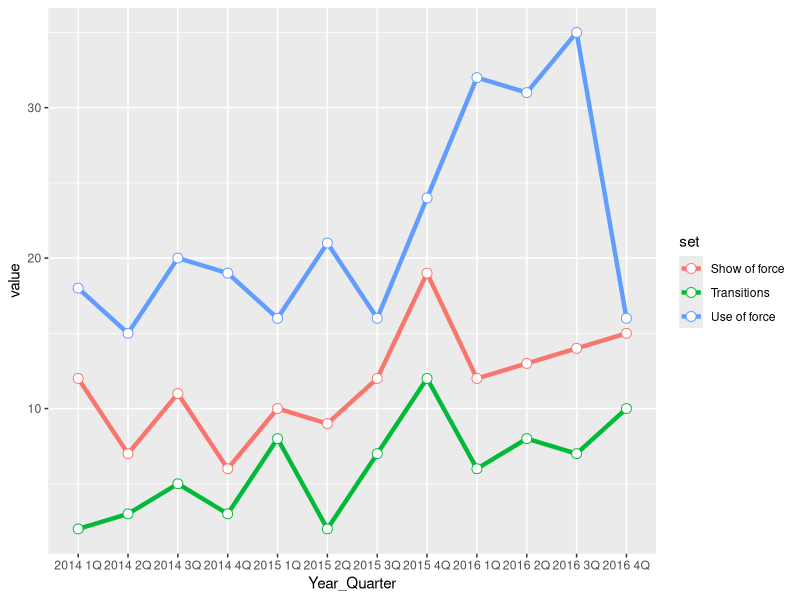
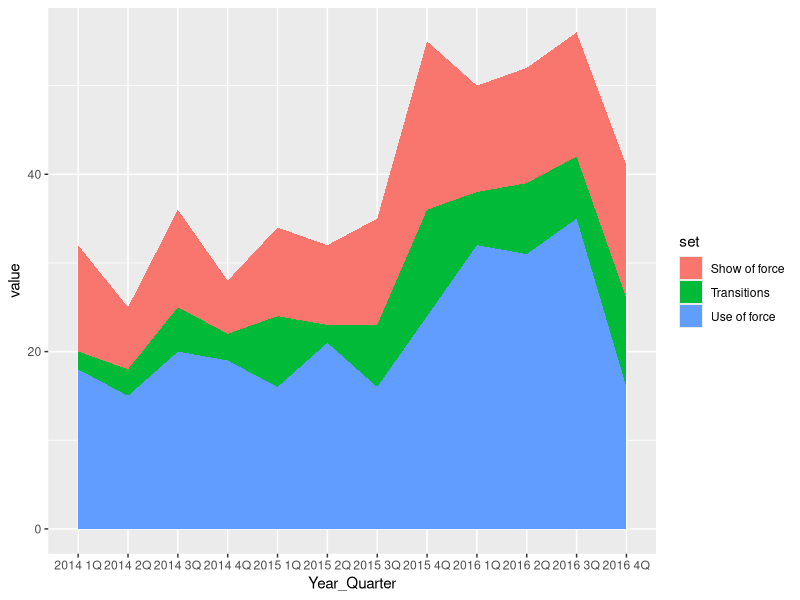
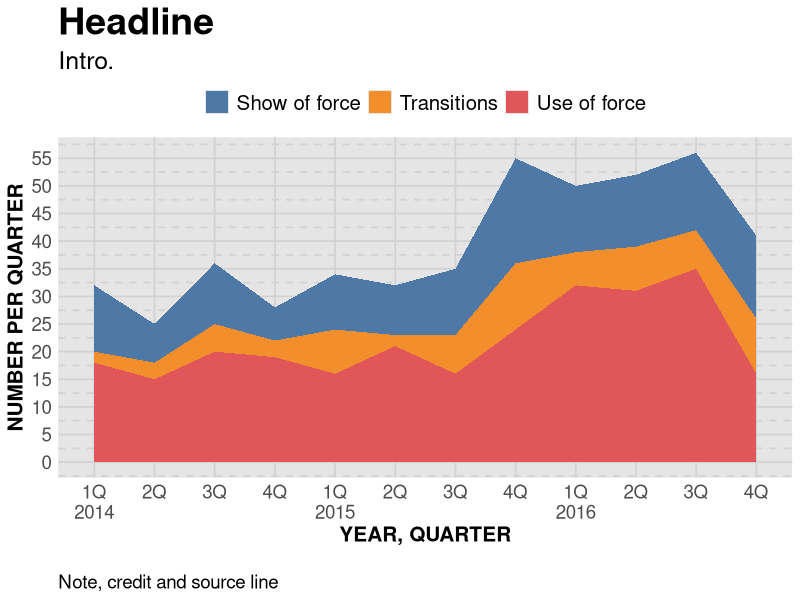

The R script that drew these images, in order:
## ---- chunk 1
knitr::opts_chunk$set(echo = TRUE)
## ---- chunk 2

# load the libraries 
library(readr)
library(ggplot2)
library(ggthemes)

# bring in the data we worked worked with
df <- read_csv("dfsubset.csv")

pLine <- ggplot(df) +
  aes(x = Year_Quarter, 
      y = value, 
      group = set, 
      color = set) +
  geom_line(stat="identity", 
            size = 1.5) + 
  geom_point(stat="identity", 
             size = 3,
             shape=21,
             fill="white")

pLine

## ---- chunk 3

pArea <- ggplot(df) +
  aes(x = Year_Quarter, 
      y = value, 
      group = set, 
      fill = set) +
  geom_area(stat="identity")

pArea

## ---- chunk 4

#---------------------
# For windows devices only
# windowsFonts(Verdana=windowsFont('Verdana'))

# This function set styles for the chart
# Be sure to run it before you plot

theme_gfx <- function(...) {
  theme_set(theme_get() + theme(text = element_text(family = 'Verdana', size= 12, lineheight=0.9))) + 
    theme(
      # edit background colors
      plot.background = element_blank(),
      legend.background = element_blank(),
      panel.background=element_rect(fill="#E5E5E5"),
      strip.background=element_rect(fill="#E5E5E5"),
      # modify grid and tick lines
      panel.grid.major = element_line(size = .6, color="#D2D2D2"),
      panel.grid.minor = element_line(size = .6, color="#D2D2D2", linetype = "dashed"),
      axis.ticks = element_blank(),
      # edit font sizes
      plot.title = element_text(size = 27,face="bold"),
      plot.subtitle = element_text(size = 18),
      #legend.title=element_text(size = 13,face="bold"),
      legend.text=element_text(size=14.7),
      axis.title=element_text(size=15, face="bold"),
      axis.text=element_text(size=13.5),
      plot.caption=element_text(size=13.5, hjust=0),
      strip.text = element_text(face="bold", size=13.5, hjust=0),
      # This puts the legend across the top
      legend.position="top", 
      legend.direction="horizontal",
      # removes label for legend
      legend.title = element_blank(),
      ...
    )
}

#-----Insert plot here -------------

pArea <- ggplot(df) +
  aes(x = Year_Quarter, 
      y = value, 
      group = set, 
      fill = set) +
  geom_area(stat="identity") + 
  theme_gfx()

# Let's customize the x scale
# Remember \n = a line break
pArea <- pArea + scale_x_discrete(
  labels=c("1Q\n2014","2Q","3Q","4Q","1Q\n2015","2Q","3Q","4Q","1Q\n2016","2Q","3Q","4Q")
)

# Let's also customize the y scale
# we set the min and max, then where breaks should be
pArea <- pArea + 
  scale_y_continuous(breaks=c(seq(0,60,5)) )

# add all the titles.
pArea <- pArea + labs(
  title="Headline", 
  subtitle="Intro.",
  x="YEAR, QUARTER", 
  y="NUMBER PER QUARTER",
  caption="\nNote, credit and source line")

# color scheme - comment out for B/W PDF
pArea <- pArea + scale_colour_tableau() + scale_fill_tableau()
# make B/W PDF - remember to change name of file!
#pArea <- pArea + scale_colour_grey(start = 0, end = 0.75) + scale_fill_grey(start = 0, end = 0.75)

pArea
